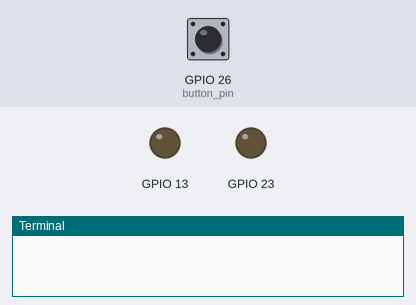
A program run on a simulated Raspberry Pi (BCM pin numbers). Shown: output pins drawn as LEDs (lit = HIGH), the last lines printed to the terminal. Dashed ring = blinking. The test bench sets the inputs (shaded band); at power-on: GPIO 26 (button_pin) HIGH. The clock reads 2024-03-15 10:24:30 at power-on unless the program sets it; the camera gives no picture and a still takes 0.5 s; threads take turns every 2 ms.

Above: at 3.8 s.
3.9 s: GPIO 26 (button_pin) pulled LOW for 0.15 s
At 4.4 s:
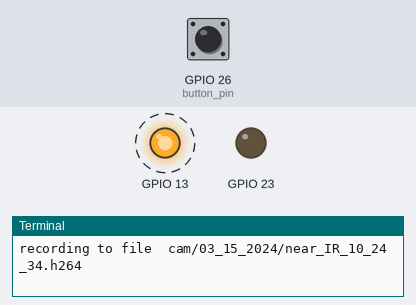
7.0 s: GPIO 26 (button_pin) pulled LOW for 1 s
At 7.4 s:
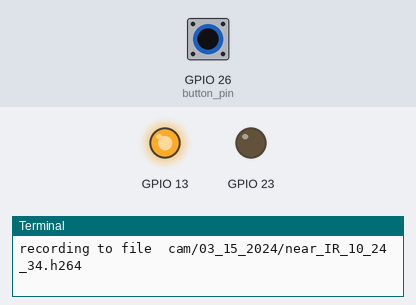
9.5 s: GPIO 26 (button_pin) pulled LOW for 3.2 s
At 13.8 s:
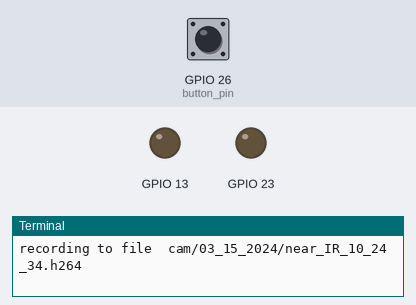
Timing chart, 0 to 20.5 s (numbered marks = the images above; inputs shaded):
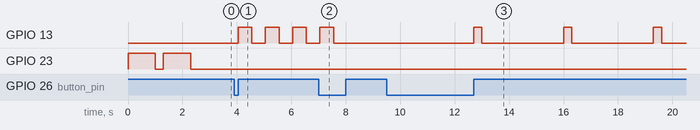

Measured:
- after the input at 3.9 s, GPIO 13: alternates HIGH for 0.50 s and LOW for 0.50 s, starting after 0.15 s
- after the input at 7.0 s, GPIO 13: goes on until 7.6 s, then stays LOW
- after the input at 9.5 s, GPIO 13: alternates HIGH for 0.30 s and LOW for 3.0 s, starting after 3.2 s

The program:

Camcorder.py
```python
import RPi.GPIO as GPIO
from picamera import PiCamera
import threading
import time
import os
import datetime
from subprocess import call

GPIO.setmode(GPIO.BCM)

class Blinker(threading.Thread):
    def __init__(self, pin, hz=1):
        threading.Thread.__init__(self)
        self.state = False
        self.time = 0.5/hz
        self.pin = pin
        GPIO.setup(self.pin, GPIO.OUT)
        GPIO.output(self.pin, False)
        self.daemon = True  # Allow main to exit even if still running.
        self.paused = True  # Start out paused.
        self.cond = threading.Condition()

    def run(self):
        while True:
            with self.cond:
                if self.paused:
                    self.cond.wait()
            self.state = not self.state
            GPIO.output(self.pin,self.state)
            time.sleep(self.time)

    def pause(self):
        self.state = False
        GPIO.output(self.pin, self.state)
        with self.cond:
            self.paused = True

    def resume(self):
        with self.cond:
            self.paused = False
            self.cond.notify()

class Camcorder:
    def __init__(self):
        self.camera = PiCamera()
        self.camera.rotation = 180
        self.button_pin = 26
        # self.led_pin = 19
        self.led_pin = 13
        GPIO.setup(self.button_pin, GPIO.IN, pull_up_down=GPIO.PUD_UP)
        GPIO.add_event_detect(self.button_pin, GPIO.FALLING, callback=self.button_callback, bouncetime=300)
        self.blinker = Blinker(self.led_pin)
        self.blinker.start()


        self.record_state = False
        self.record_dir = 'cam/'
        if not os.path.exists(self.record_dir):
            os.makedirs(self.record_dir)

    def start_record(self):
        today = datetime.datetime.today()
        date_path = os.path.join(self.record_dir,today.strftime("%m_%d_%Y"))
        if not os.path.exists(date_path):
            os.makedirs(date_path)
        date_time = today.strftime("%H_%M_%S")
        file_name = os.path.join(date_path, 'near_IR_'+date_time+'.h264')
        print('recording to file ',file_name)
        self.camera.start_recording(file_name,format='h264')
        self.record_state = True
        self.blinker.resume()


    def stop_record(self):
        self.camera.stop_recording()
        self.record_state = False
        self.blinker.pause()

    def button_callback(self, channel):
        start_time = time.time()
        while GPIO.input(channel) == 0:  # Wait for the button up
            pass
        buttonTime = time.time() - start_time  # How long was the button down?
        if self.record_state:
            self.stop_record()
        elif buttonTime < 2:
            self.start_record()
        if buttonTime >= 2:
            shutdown_blink(self.led_pin)
            shutdown()


def shutdown_blink(pin=23):
    GPIO.setup(pin, GPIO.OUT)
    for _ in range(5):
        GPIO.output(pin, True)
        time.sleep(0.3)
        GPIO.output(pin, False)
        time.sleep(3)

def wake_blink(pin=23):
    GPIO.setup(pin, GPIO.OUT)
    for _ in range(2):
        GPIO.output(pin, True)
        time.sleep(1)
        GPIO.output(pin, False)
        time.sleep(0.3)

def shutdown():
    call("sudo shutdown -h now", shell=True)
    GPIO.cleanup()
    exit()

if __name__ == '__main__':
    wake_blink()
    cam = Camcorder()
    while True:
        try:
            time.sleep(10)
        except:
            GPIO.cleanup()
            exit()
```
